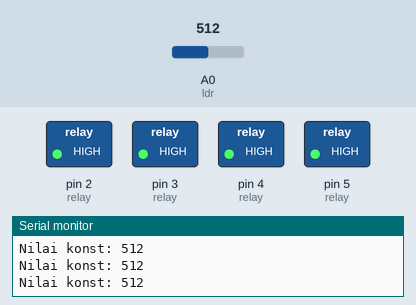
This sketch was run on a simulated Arduino Uno, built with avr-gcc and run on an emulated ATmega328P. Shown: switched loads named in the sketch (green lamp = pin HIGH), the last lines printed to the serial monitor. Inputs (shaded band) come from the test bench; at power-on: A0 (ldr) = 512.

Above: at 1.2 s.
1.3 s: A0 (ldr) set to 689
3.0 s: A0 (ldr) set to 714
At 3.9 s:
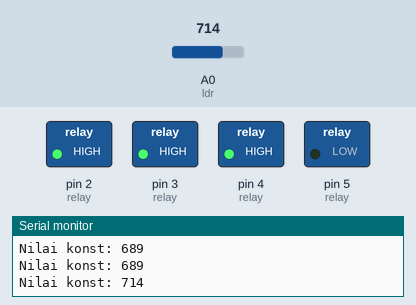
6.0 s: A0 (ldr) set to 690
At 6.9 s:
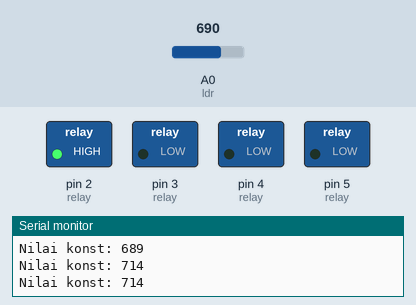
8.0 s: A0 (ldr) set to 213
11.0 s: A0 (ldr) set to 183
At 11.9 s:
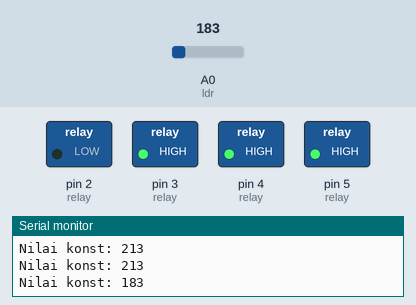
14.0 s: A0 (ldr) set to 210
At 14.9 s:
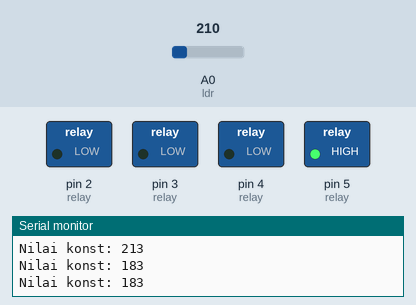
Timing chart, 0 to 17.0 s (numbered marks = the images above; inputs shaded):
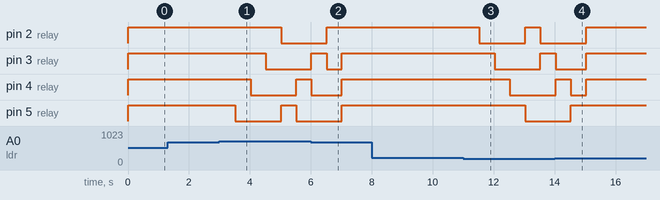

The sketch:

sketch.ino
```cpp
const byte ldr = A0;
int nilai;
const byte

  R1_PIN(2),
  R2_PIN(3),
  R3_PIN(4),
  R4_PIN(5);

void setup()
{
  Serial.begin(9600);
  pinMode(R1_PIN, OUTPUT);
  pinMode(R2_PIN, OUTPUT);
  pinMode(R3_PIN, OUTPUT);
  pinMode(R4_PIN, OUTPUT);
}

void loop()
{
  nilai = analogRead(ldr);
  Serial.print("Nilai konst: ");
  Serial.println(nilai);

  if (nilai < 200)
  {
    digitalWrite(R1_PIN, HIGH);
    delay(500);
    digitalWrite(R1_PIN, LOW);
    delay(000);
    digitalWrite(R2_PIN, HIGH);
    delay(500);
    digitalWrite(R2_PIN, LOW);
    delay(000);
    digitalWrite(R3_PIN, HIGH);
    delay(500);
    digitalWrite(R3_PIN, LOW);
    delay(000);
    digitalWrite(R4_PIN, HIGH);
    delay(500);
    digitalWrite(R4_PIN, LOW);
    delay(000);
  }

 if (nilai >=200 && nilai <=700)
  {
    digitalWrite(R1_PIN, HIGH);
    digitalWrite(R2_PIN, HIGH);
    digitalWrite(R3_PIN, HIGH);
    digitalWrite(R4_PIN, HIGH);
  }

if (nilai >700)
  {
    digitalWrite(R4_PIN, HIGH);
    delay(500);
    digitalWrite(R4_PIN, LOW);
    delay(000);
    digitalWrite(R3_PIN, HIGH);
    delay(500);
    digitalWrite(R3_PIN, LOW);
    delay(000);
    digitalWrite(R2_PIN, HIGH);
    delay(500);
    digitalWrite(R2_PIN, LOW);
    delay(000);
    digitalWrite(R1_PIN, HIGH);
    delay(500);
    digitalWrite(R1_PIN, LOW);
    delay(000);
  }
}
```

Measured:
- the behaviour switches between 700 and 701 on A0 (ldr) (found by bisection; images 0 and 1)
- the behaviour switches between 200 and 199 on A0 (ldr) (found by bisection; images 2 and 3)
- after the input at 3.0 s, pin 2 (relay): HIGH → LOW after 2.0 s; pin 3 (relay): HIGH → LOW after 1.5 s; pin 4 (relay): HIGH → LOW after 1.0 s, → HIGH 1.5 s later; pin 5 (relay): HIGH → LOW after 0.52 s, → HIGH 1.5 s later, → LOW 0.50 s later
- after the input at 6.0 s, pin 2 (relay): goes on until 6.5 s, then stays HIGH; pin 5 (relay): goes on until 7.0 s, then stays HIGH
- after the input at 11.0 s, pin 2 (relay): HIGH → LOW after 0.54 s, → HIGH 1.5 s later, → LOW 0.50 s later; pin 3 (relay): HIGH → LOW after 1.0 s, → HIGH 1.5 s later; pin 4 (relay): HIGH → LOW after 1.5 s; pin 5 (relay): HIGH → LOW after 2.0 s
- after the input at 14.0 s, pin 2 (relay): goes on until 15.0 s, then stays HIGH; pin 5 (relay): goes on until 14.5 s, then stays HIGH
